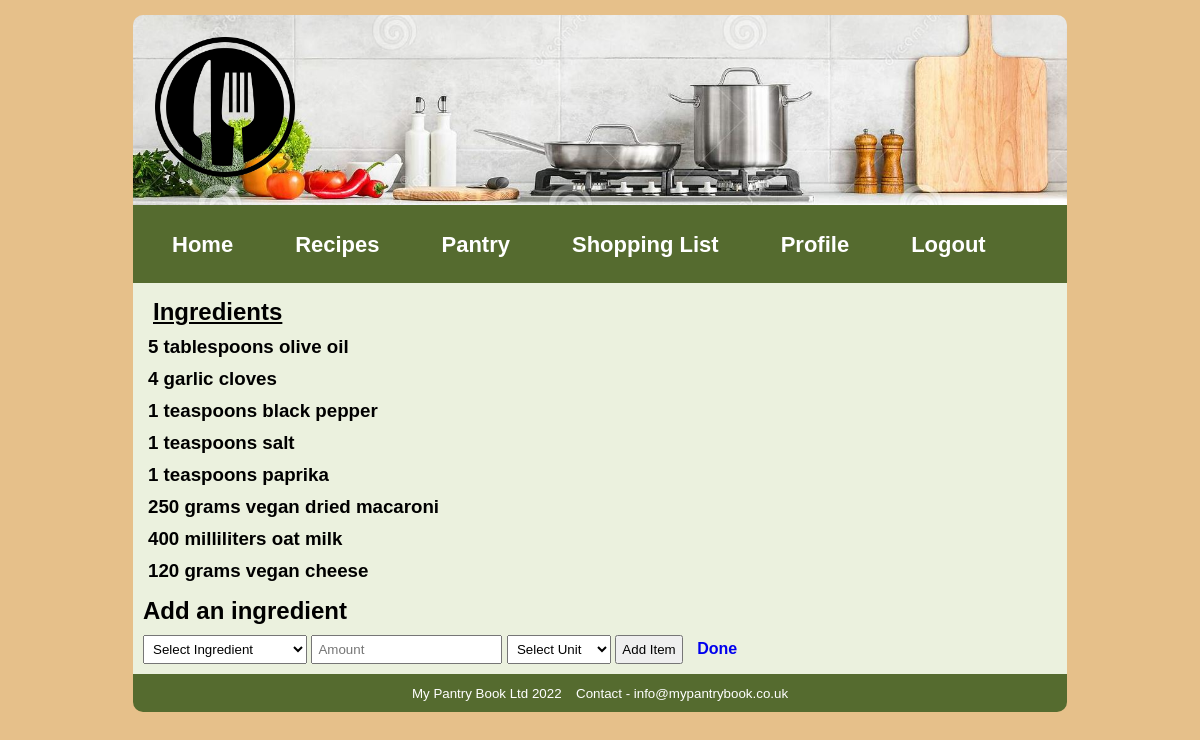
Screenshot of /Website/create-recipe-ingredient.php with the database file from the repository.
### tables this page shows
CREATE TABLE `recipe_ingredient` (
  `recipe_ingredient_id` int(10) UNSIGNED NOT NULL,
  `recipe_id` int(10) UNSIGNED NOT NULL,
  `ingredient_id` int(10) UNSIGNED NOT NULL,
  `unit_id` int(10) UNSIGNED NOT NULL,
  `amount` int(4) DEFAULT NULL
);

CREATE TABLE `unit` (
  `unit_id` int(10) UNSIGNED NOT NULL,
  `unit_name` varchar(64) DEFAULT NULL
);

CREATE TABLE `ingredient` (
  `ingredient_id` int(10) UNSIGNED NOT NULL,
  `ingredient_name` varchar(64) NOT NULL
);

### Website/create-recipe-ingredient.php (the view, shortened to what this page needs)
<!DOCTYPE html>
<html lang="en">
<head>
    <link rel="stylesheet" href="style.css" type="text/css" media="screen,projection" />
</head>
<body>
    <body>
        <div id="container">
            <header>
                <div id="header">
                    <a href="home.php"><img src="Images/logo.png" alt="Logo" width="140" height="140"></a>
                </div>
            </header>
		<nav class="navbar">
        <ul class="nav-links">
            <div class="menu">
                    <li><a href="home.php">Home</a></li>
                    <li class="services">
                        <a href="view-all-recipes.php">Recipes</a>
                    </li>
                    <li><a href="pantry.php">Pantry</a></li>
                    <li><a href="shopping-list.php">Shopping List</a></li>
                    <li><a href="view-account.php">Profile</a></li>
                    <li><a href="logout.php">Logout</a></li>
                </div>
        </ul>
    </nav>
            <?php
            $mysqli = new mysqli("localhost", "root", "", "projectdb");
            ?>
            <body>
                <div class="main">
                    <div id="main_body">
                        <?php
                        if ($res = $mysqli->query('SELECT * FROM recipe_ingredient INNER JOIN recipe USING (recipe_id) INNER JOIN ingredient USING (ingredient_id) INNER JOIN unit USING (unit_id) WHERE recipe_id=(SELECT MAX(recipe_id) FROM recipe)')) {
                            if ($res->data_seek(0)) {
                                echo ("<h2><u>Ingredients</u></h2>");
                                while ($row = $res->fetch_assoc()) {
                                    $ingredients = $row['amount'] . " " . $row['unit_name'] . " " . $row['ingredient_name'];
                                    echo "<h3>" . strtolower($ingredients) . "</h3>";
                                }
                            } else {
                                echo "<h1><br>Add an Ingredient</h1>";
                            }
                        } else {
                            echo "<h1>Oops... something went wrong, please try again</h1>\n";
                        }
                        ?>
                    </div>
                    <h2>Add an ingredient</h2>
                    <form action="create-recipe-ingredient-add.php" method="post" enctype="multipart/form-data">
                        <select id="ingredient" name="ingredient" required>
                            <option value="">Select Ingredient</option>
                        </select>
                        <input type="number" id="amount" name="amount" placeholder="Amount" required>
                        <select id="unit" name="unit" required>
                            <option value="">Select Unit</option>
                        </select>
                        <input type="submit" value="Add Item" name="submit">
                        <a href="home.php"><b>Done</b></a>
                    </form>
                </div>
            </body>
            <footer>
                <ul>
                    <li>My Pantry Book Ltd 2022</li>
                    <li>Contact - info@mypantrybook.co.uk</li>
                </ul>
            </footer>
</html>

### Website/style.css (style rules this page uses)
* { padding: 5px; margin: 0; }
body { font-family: Arial, Verdana, sans-serif; font-style: normal; font-size: 100%; background-color: #e6c08a; }
body { font-family: sans-serif; }
a { text-decoration: none; }
li { list-style: none; }
.navbar { display: flex; align-items: center; justify-content: space-between; padding: 10px; background-color: #556b2f; }
.nav-links a { color: #ffffff; font-weight:bold; font-size: 22px; }
.menu { display: flex; gap: 1em; font-size: 24px; }
.menu li { padding: 5px 14px; }
.services { position: relative; }
#container { margin-left: 10%; margin-right: 10%; }
header, footer, .nav { background-color: #556b2f; color: black; }
header { background-image: url("Images/banner.jpg"); background-size: cover; background-position: center center; height: 180px; width: auto; text-shadow: 8px 8px 4px black; border-top-left-radius: 10px; border-top-right-radius: 10px; }
#header img { padding: 12px; float: left; padding-left: 1vw; }
.main { background-color: #EBF1DE; }
#main_body { background-color: #EBF1DE; min-height: 30vh; width: auto; margin-bottom: 0px; border-color: white; border-top-color: black; border-left-color: black; }
footer { text-align: center; min-height: 20px; border-bottom-left-radius: 10px; border-bottom-right-radius: 10px; }
footer ul li { list-style-type: none; display: inline; font-size: 10pt; color: white; }

### rows the page displays
recipe_ingredient: amount.ingredient_name "5 tablespoons olive oil"
recipe_ingredient: amount.ingredient_name "4 garlic cloves"
recipe_ingredient: amount.ingredient_name "1 teaspoons black pepper"
recipe_ingredient: amount.ingredient_name "1 teaspoons salt"
recipe_ingredient: amount.ingredient_name "1 teaspoons paprika"
recipe_ingredient: amount.ingredient_name "250 grams vegan dried macaroni"
recipe_ingredient: amount.ingredient_name "400 milliliters oat milk"
recipe_ingredient: amount.ingredient_name "120 grams vegan cheese"
